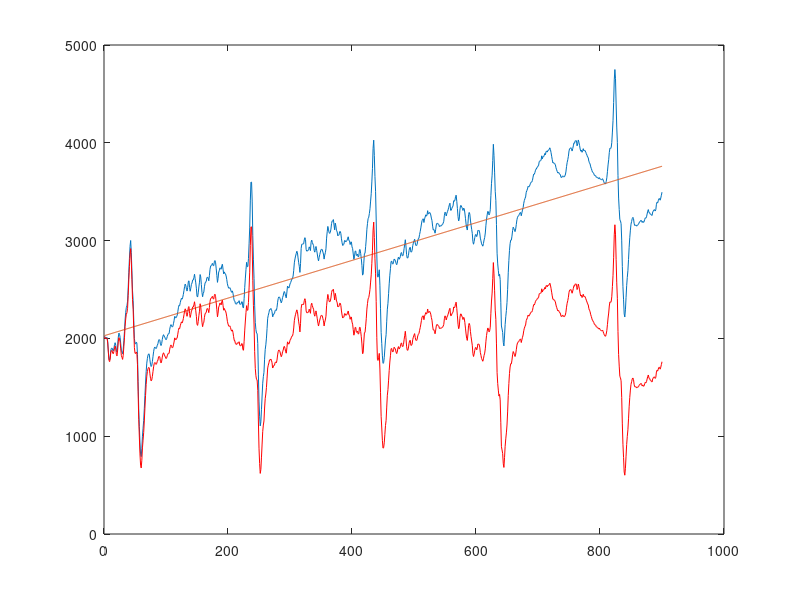

Write MATLAB code to recreate this figure.
clear all
clc

load('EKG_linear_izo.mat')
plot(1:length(x1), x1)
hold on
format long
N = 900;
A = [1 (N+1)/2; (N+1)/2 (2*N+1)*(N+1)/6];
b = [mean(x1); mean((1:N).*x1)];
thetaest = A\b;
plot(thetaest(1)+thetaest(2)*(1:N))

plot(x1-thetaest(2)*(1:N),"r")